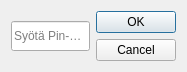
<?xml version="1.0" encoding="UTF-8"?>
<ui version="4.0">
 <class>PinCodeInput</class>
 <widget class="QDialog" name="PinCodeInput">
  <property name="geometry">
   <rect>
    <x>0</x>
    <y>0</y>
    <width>187</width>
    <height>66</height>
   </rect>
  </property>
  <property name="font">
   <font>
    <kerning>true</kerning>
   </font>
  </property>
  <property name="windowTitle">
   <string>Dialog</string>
  </property>
  <layout class="QHBoxLayout" name="horizontalLayout">
   <item>
    <widget class="QLineEdit" name="lineEditPin">
     <property name="sizePolicy">
      <sizepolicy hsizetype="Fixed" vsizetype="Fixed">
       <horstretch>0</horstretch>
       <verstretch>0</verstretch>
      </sizepolicy>
     </property>
     <property name="minimumSize">
      <size>
       <width>10</width>
       <height>30</height>
      </size>
     </property>
     <property name="maximumSize">
      <size>
       <width>80</width>
       <height>30</height>
      </size>
     </property>
     <property name="font">
      <font>
       <kerning>true</kerning>
      </font>
     </property>
     <property name="maxLength">
      <number>4</number>
     </property>
     <property name="placeholderText">
      <string>Syötä Pin-koodi</string>
     </property>
    </widget>
   </item>
   <item>
    <widget class="QDialogButtonBox" name="buttonBox">
     <property name="sizePolicy">
      <sizepolicy hsizetype="Fixed" vsizetype="Fixed">
       <horstretch>0</horstretch>
       <verstretch>0</verstretch>
      </sizepolicy>
     </property>
     <property name="orientation">
      <enum>Qt::Vertical</enum>
     </property>
     <property name="standardButtons">
      <set>QDialogButtonBox::Cancel|QDialogButtonBox::Ok</set>
     </property>
    </widget>
   </item>
  </layout>
 </widget>
 <resources/>
 <connections>
  <connection>
   <sender>buttonBox</sender>
   <signal>rejected()</signal>
   <receiver>PinCodeInput</receiver>
   <slot>reject()</slot>
   <hints>
    <hint type="sourcelabel">
     <x>316</x>
     <y>260</y>
    </hint>
    <hint type="destinationlabel">
     <x>286</x>
     <y>274</y>
    </hint>
   </hints>
  </connection>
  <connection>
   <sender>buttonBox</sender>
   <signal>accepted()</signal>
   <receiver>PinCodeInput</receiver>
   <slot>accept()</slot>
   <hints>
    <hint type="sourcelabel">
     <x>330</x>
     <y>45</y>
    </hint>
    <hint type="destinationlabel">
     <x>199</x>
     <y>149</y>
    </hint>
   </hints>
  </connection>
 </connections>
</ui>
